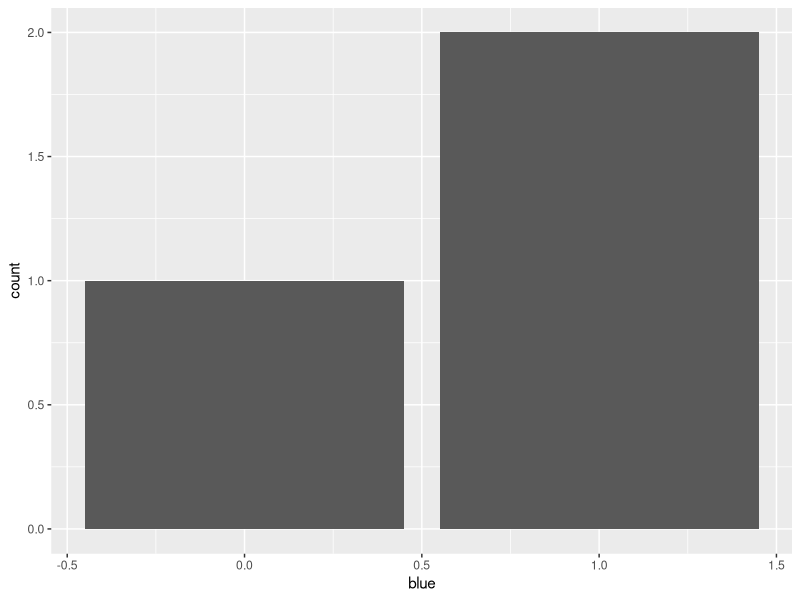
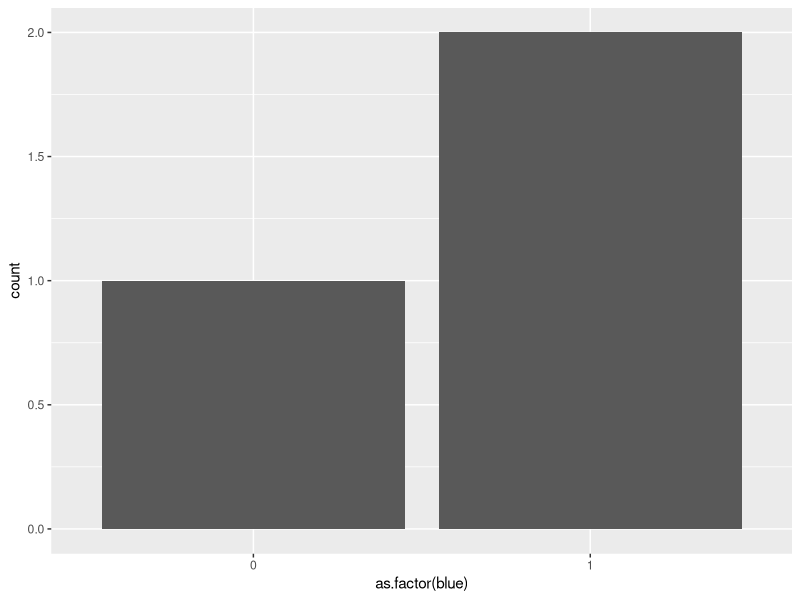
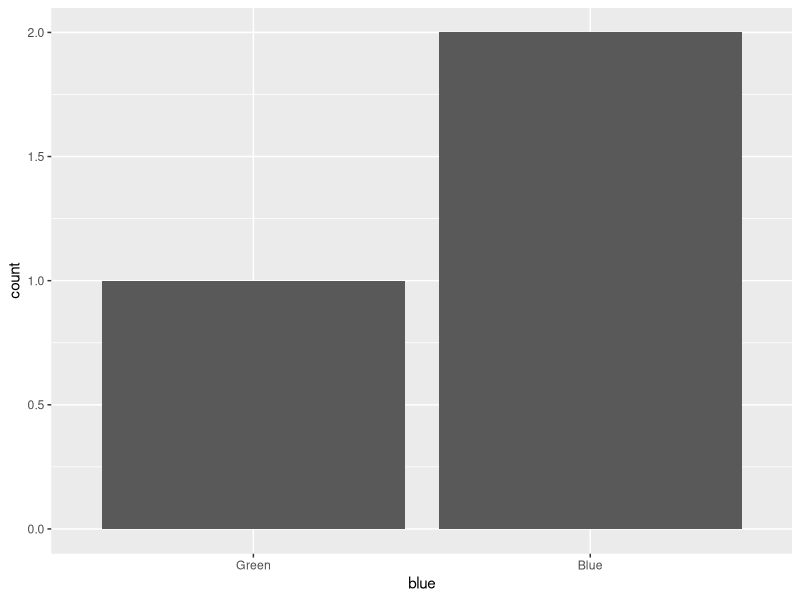

Generate these figures, in order, with R:
#------------------------------------------------------------- #
# Lesson 8: Factors and Loops                                 #
#                                                              #      
# Prepared by: Ardina Hasanbasri                               #                                                  #
#                                                              #
#--------------------------------------------------------------# 

library(ggplot2)

#################################################
########## A Few Things About Factors ###########
#################################################

# Reference for types of vectors: https://r4ds.had.co.nz/vectors.html

color <- data.frame(person = c("1", "2", "3"), # when you put numbers, you still need to have quotation marks b/c they're characters, not objects
                    fav.color = c("Blue","Green","Blue"))

typeof(color$person)
color$person <- as.numeric(color$person)

typeof(color$fav.color)
as.factor(color$fav.color) # telling r that there are two diff levels. good if you want to graph.

# Depending on what you want to do, you might want to have it as a factor but with numbers. 

color$blue    <- ifelse(color$fav.color=="Blue", 1, 0)
color$blue

ggplot(color, aes(blue)) +
  geom_bar()

ggplot(color, aes(as.factor(blue))) + # adding as.factor, it knows it can only be 0 or 1. doesn't include 0.5.
  geom_bar()

color$blue <- factor(color$blue, levels =c(0,1), labels=c("Green", "Blue"))
color$blue

ggplot(color, aes(blue)) +
  geom_bar()

#################################################
########## Practice Using Loops #################
#################################################

# Using if else
a <- 2
b <- 5 
if(a<b){
  a <- a^2
} else {
  b <- b^2
}
a
b

# Using the while function
i <- 0 
while(i<5){
    print(i)
    i <- i+1
}

# Using the for loop function
# most common one
for(x in 1:30){
  print(x)
}

pets <- c("cat", "dogs", "hamsters")
for(k in pets){
  print(k)
}

# Let's do a loop within a loop! Pay attention to the parenthesis. 

v <- c(1:10) 
v # 1,2,3,4,5,,6,7,8,9,10
for(k in 1:10){
  if(v[k]<6){
    v[k] <- 0
  }
}
v # 0,0,0,0,0,6,7,8,9,10

